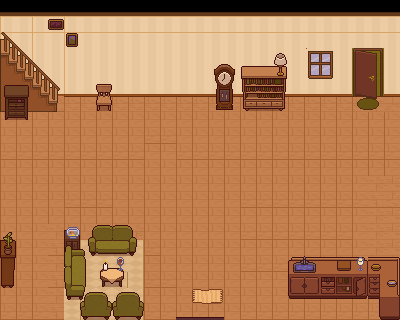

Tiled map render using the project's own tile images. Description and the whole map definition, tile-layer contents included, below:
An orthogonal 25x20 tile map with 16x16 px tiles, 4 tile layers (Tile Layer 1, Tile Layer 2, Tile Layer 3, Tile Layer 4), 1 hidden layer not drawn, 5 tilesets.

<map version="1.10" tiledversion="1.10.2" orientation="orthogonal" renderorder="right-down" width="25" height="20" tilewidth="16" tileheight="16" infinite="0" nextlayerid="6" nextobjectid="1">
 <tileset firstgid="1" source="TopDownHouse_FloorsAndWalls.tsx" />
 <tileset firstgid="163" source="TopDownHouse_DoorsAndWindows.tsx" />
 <tileset firstgid="343" source="TopDownHouse_FurnitureState2.tsx" />
 <tileset firstgid="577" source="TopDownHouse_SmallItems.tsx" />
 <tileset firstgid="641" source="TopDownHouse_FurnitureState1.tsx" />
 <layer id="1" name="Tile Layer 1" width="25" height="20">
  <data encoding="csv">
6,6,6,6,6,6,6,6,6,6,6,6,6,6,6,6,6,7,6,7,8,9,10,11,12,
28,29,28,29,28,29,30,29,30,29,30,29,29,29,29,29,30,29,30,29,30,29,30,29,30,
28,29,28,29,28,29,30,29,30,29,30,29,29,29,29,29,30,29,30,29,30,29,30,29,30,
46,47,46,47,46,47,48,47,48,47,48,47,47,47,47,47,48,47,48,47,48,47,39,40,48,
64,65,64,65,64,65,66,65,66,65,66,65,65,65,65,65,66,65,66,65,66,65,39,40,66,
82,83,82,83,82,83,84,83,84,83,84,83,83,83,83,83,84,83,84,83,84,83,57,58,84,
0,0,0,136,100,100,100,100,100,100,100,100,100,100,100,100,100,100,100,100,100,100,100,101,102,
118,118,118,118,118,118,118,118,118,118,118,118,118,118,118,118,118,118,118,118,118,118,118,118,118,
118,118,118,118,118,118,118,118,118,136,136,118,118,118,118,118,118,118,118,118,118,118,118,118,118,
136,136,136,136,136,136,136,136,136,118,118,136,136,136,136,136,136,136,136,136,136,136,136,136,136,
118,118,118,118,118,118,118,118,118,118,118,118,118,118,118,118,118,118,118,118,118,118,118,118,118,
118,118,118,118,118,118,118,118,118,118,118,118,118,118,118,118,118,118,118,118,118,118,118,119,120,
118,118,118,118,136,136,136,118,118,118,118,118,118,118,118,136,136,136,136,136,136,136,136,137,138,
118,118,118,118,118,118,118,118,118,118,118,118,118,118,118,118,118,118,118,118,118,118,118,119,120,
118,118,118,119,118,118,119,118,119,118,118,118,118,118,118,136,136,136,136,136,136,136,118,119,120,
118,118,118,137,115,114,115,116,117,136,118,118,118,118,118,118,118,118,118,118,118,118,118,119,120,
118,118,118,119,115,114,115,116,117,118,118,118,118,118,118,136,136,136,136,136,136,136,136,137,138,
118,118,118,137,114,115,116,117,117,136,136,118,118,118,118,118,118,118,118,118,118,118,118,118,118,
118,118,118,119,115,114,115,116,117,118,118,118,118,118,118,118,118,118,118,118,118,118,118,118,118,
136,136,136,137,115,114,115,116,117,136,136,118,118,118,118,136,136,136,136,136,136,136,136,136,136
</data>
 </layer>
 <layer id="2" name="Tile Layer 2" width="25" height="20">
  <data encoding="csv">
0,0,0,0,0,0,0,0,0,0,0,0,0,0,0,0,0,0,0,0,0,0,0,0,0,
0,0,0,0,0,0,0,0,0,0,0,0,0,0,0,0,0,0,0,0,0,0,0,0,0,
255,256,257,258,0,0,0,0,0,0,0,0,0,0,0,0,0,0,0,0,0,0,0,0,0,
273,274,275,276,0,0,0,0,0,0,0,0,0,0,0,0,0,0,0,223,224,0,175,176,0,
291,292,293,294,0,0,0,0,0,0,0,0,0,0,0,401,402,403,0,241,242,0,193,194,0,
309,310,311,312,0,0,0,0,0,0,0,0,0,0,0,414,415,416,0,0,0,0,211,212,0,
327,328,329,330,0,0,0,0,0,0,0,0,0,0,0,427,428,429,0,0,0,0,390,391,0,
0,0,0,0,0,0,0,0,0,0,0,0,0,0,0,0,0,0,0,0,0,0,0,0,0,
0,0,0,0,0,0,0,0,0,0,0,0,0,0,0,0,0,0,0,0,0,0,0,0,0,
0,0,0,0,0,0,0,0,0,0,0,0,0,0,0,0,0,0,0,0,0,0,0,0,0,
0,0,0,0,0,0,0,0,0,0,0,0,0,0,0,0,0,0,0,0,0,0,0,0,0,
0,0,0,0,0,0,0,0,0,0,0,0,0,0,0,0,0,0,0,0,0,0,0,0,0,
0,0,0,0,0,0,0,0,0,0,0,0,0,0,0,0,0,0,0,0,0,0,0,0,0,
0,0,0,0,0,0,0,0,0,0,0,0,0,0,0,0,0,0,0,0,0,0,0,0,0,
0,0,0,0,644,478,479,480,481,0,0,0,0,0,0,0,0,0,0,0,0,0,0,0,0,
702,0,0,0,657,491,492,493,494,0,0,0,0,0,0,0,0,0,0,0,0,0,0,0,0,
715,0,0,0,512,513,374,375,0,0,0,0,0,0,0,0,0,0,505,506,507,508,509,510,511,
728,0,0,0,525,526,387,388,0,0,0,0,0,0,0,0,0,0,518,519,520,521,522,523,524,
0,0,0,0,538,539,0,0,0,0,0,0,0,0,0,0,0,0,531,532,533,534,535,536,537,
0,0,0,0,0,0,0,0,0,0,0,0,0,0,0,0,0,0,0,0,0,0,0,549,550
</data>
 </layer>
 <layer id="3" name="Tile Layer 3" width="25" height="20">
  <data encoding="csv">
0,0,0,0,0,0,0,0,0,0,0,0,0,0,0,0,0,0,0,0,0,0,0,0,0,
0,0,0,586,0,0,0,0,0,0,0,0,0,0,0,0,0,0,0,0,0,0,0,0,0,
0,0,0,0,585,0,0,0,0,0,0,0,0,0,0,0,0,0,0,0,0,0,0,0,0,
0,0,0,0,0,0,0,0,0,0,0,0,0,0,0,0,0,849,0,0,0,0,179,180,0,
0,0,0,0,0,0,0,0,0,0,0,0,0,438,439,0,0,862,0,0,0,0,197,198,0,
434,435,0,0,0,0,649,0,0,0,0,0,0,451,452,0,0,0,0,0,0,0,215,216,0,
447,448,0,0,0,0,662,0,0,0,0,0,0,464,465,0,0,0,0,0,0,0,233,234,0,
460,461,0,0,0,0,0,0,0,0,0,0,0,0,0,0,0,0,0,0,0,0,0,0,0,
0,0,0,0,0,0,0,0,0,0,0,0,0,0,0,0,0,0,0,0,0,0,0,0,0,
0,0,0,0,0,0,0,0,0,0,0,0,0,0,0,0,0,0,0,0,0,0,0,0,0,
0,0,0,0,0,0,0,0,0,0,0,0,0,0,0,0,0,0,0,0,0,0,0,0,0,
0,0,0,0,0,0,0,0,0,0,0,0,0,0,0,0,0,0,0,0,0,0,0,0,0,
0,0,0,0,0,0,0,0,0,0,0,0,0,0,0,0,0,0,0,0,0,0,0,0,0,
0,0,0,0,0,0,0,0,0,0,0,0,0,0,0,0,0,0,0,0,0,0,0,0,0,
771,0,0,0,604,0,0,0,0,0,0,0,0,0,0,0,0,0,0,0,0,0,0,0,0,
784,0,0,0,499,500,0,0,0,0,0,0,0,0,0,0,0,0,0,0,0,0,0,0,0,
0,0,0,0,0,0,603,628,0,0,0,0,0,0,0,0,0,0,0,0,0,639,627,596,0,
0,0,0,0,0,0,0,0,0,0,0,0,0,0,0,0,0,0,0,0,0,0,0,0,597,
0,0,0,0,0,484,485,484,485,0,0,0,675,676,0,0,0,0,0,0,0,0,0,0,0,
0,0,0,0,0,497,498,497,498,0,0,2684355301,2684355301,2684355301,0,0,0,0,0,0,0,0,0,0,0
</data>
 </layer>
 <layer id="4" name="Tile Layer 4" width="25" height="20">
  <data encoding="csv">
0,0,0,0,0,0,0,0,0,0,0,0,0,0,0,0,0,0,0,0,0,0,0,0,0,
0,0,0,0,0,0,0,0,0,0,0,0,0,0,0,0,0,0,0,0,0,0,0,0,0,
0,0,0,0,0,0,0,0,0,0,0,0,0,0,0,0,0,0,0,0,0,0,0,0,0,
0,0,0,0,0,0,0,0,0,0,0,0,0,0,0,0,0,0,0,0,0,0,0,0,0,
0,0,0,0,0,0,0,0,0,0,0,0,0,0,0,0,0,0,0,0,0,0,0,0,0,
0,0,0,0,0,0,0,0,0,0,0,0,0,0,0,0,0,0,0,0,0,0,0,0,0,
0,0,0,0,0,0,0,0,0,0,0,0,0,0,0,0,0,0,0,0,0,0,0,0,0,
0,0,0,0,0,0,0,0,0,0,0,0,0,0,0,0,0,0,0,0,0,0,0,0,0,
0,0,0,0,0,0,0,0,0,0,0,0,0,0,0,0,0,0,0,0,0,0,0,0,0,
0,0,0,0,0,0,0,0,0,0,0,0,0,0,0,0,0,0,0,0,0,0,0,0,0,
0,0,0,0,0,0,0,0,0,0,0,0,0,0,0,0,0,0,0,0,0,0,0,0,0,
0,0,0,0,0,0,0,0,0,0,0,0,0,0,0,0,0,0,0,0,0,0,0,0,0,
0,0,0,0,0,0,0,0,0,0,0,0,0,0,0,0,0,0,0,0,0,0,0,0,0,
0,0,0,0,0,0,0,0,0,0,0,0,0,0,0,0,0,0,0,0,0,0,0,0,0,
0,0,0,0,0,0,0,0,0,0,0,0,0,0,0,0,0,0,0,0,0,0,0,0,0,
0,0,0,0,0,0,0,0,0,0,0,0,0,0,0,0,0,0,0,0,0,0,0,0,0,
0,0,0,0,0,0,0,0,0,0,0,0,0,0,0,0,0,0,0,0,0,0,0,0,0,
0,0,0,0,0,0,0,0,0,0,0,0,0,0,0,0,0,0,0,0,0,0,0,0,0,
0,0,0,0,0,0,0,0,0,0,0,0,0,0,0,0,0,0,0,0,0,0,0,0,0,
0,0,0,0,0,0,0,0,0,0,0,0,0,0,0,0,0,0,0,0,0,0,0,0,0
</data>
 </layer>
 <layer id="5" name="Floorblock" width="25" height="20" visible="0">
  <data encoding="csv">
0,0,0,0,0,0,0,0,0,0,0,0,0,0,0,0,0,0,0,0,0,0,0,0,0,
0,0,0,0,0,0,0,0,0,0,0,0,0,0,0,0,0,0,0,0,0,0,0,0,0,
0,0,0,0,0,0,0,0,0,0,0,0,0,0,0,0,0,0,0,0,0,0,0,0,0,
0,0,0,0,0,0,0,0,0,0,0,0,0,0,0,0,0,0,0,0,0,0,0,0,0,
0,0,0,79,79,79,79,79,79,79,79,79,79,0,0,0,0,0,79,79,79,79,0,0,0,
79,79,79,79,0,0,79,0,0,0,0,0,0,79,79,79,79,79,0,0,0,0,79,79,79,
79,79,0,0,0,0,0,0,0,0,0,0,0,0,0,0,0,0,0,0,0,0,0,0,79,
79,0,0,0,0,0,0,0,0,0,0,0,0,0,0,0,0,0,0,0,0,0,0,0,79,
79,0,0,0,0,0,0,0,0,0,0,0,0,0,0,0,0,0,0,0,0,0,0,0,79,
79,0,0,0,0,0,0,0,0,0,0,0,0,0,0,0,0,0,0,0,0,0,0,0,79,
79,0,0,0,0,0,0,0,0,0,0,0,0,0,0,0,0,0,0,0,0,0,0,0,79,
79,0,0,0,0,0,0,0,0,0,0,0,0,0,0,0,0,0,0,0,0,0,0,0,79,
79,0,0,0,0,0,0,0,0,0,0,0,0,0,0,0,0,0,0,0,0,0,0,0,79,
79,0,0,0,0,0,0,0,0,0,0,0,0,0,0,0,0,0,0,0,0,0,0,0,79,
79,0,0,0,79,79,79,79,79,0,0,0,0,0,0,0,0,0,0,0,0,0,0,0,79,
79,0,0,0,79,0,0,0,79,0,0,0,0,0,0,0,0,0,0,0,0,0,0,0,79,
79,0,0,0,79,0,0,0,79,0,0,0,0,0,0,0,0,79,79,79,79,79,79,79,79,
79,0,0,0,79,0,0,0,79,0,0,0,0,0,0,0,0,79,0,0,0,0,0,0,0,
79,0,0,0,79,0,0,0,79,0,0,0,0,0,0,0,0,79,0,0,0,0,0,0,0,
79,79,79,79,79,0,0,0,79,79,79,79,79,79,79,79,79,79,79,79,79,0,0,0,0
</data>
 </layer>
</map>
